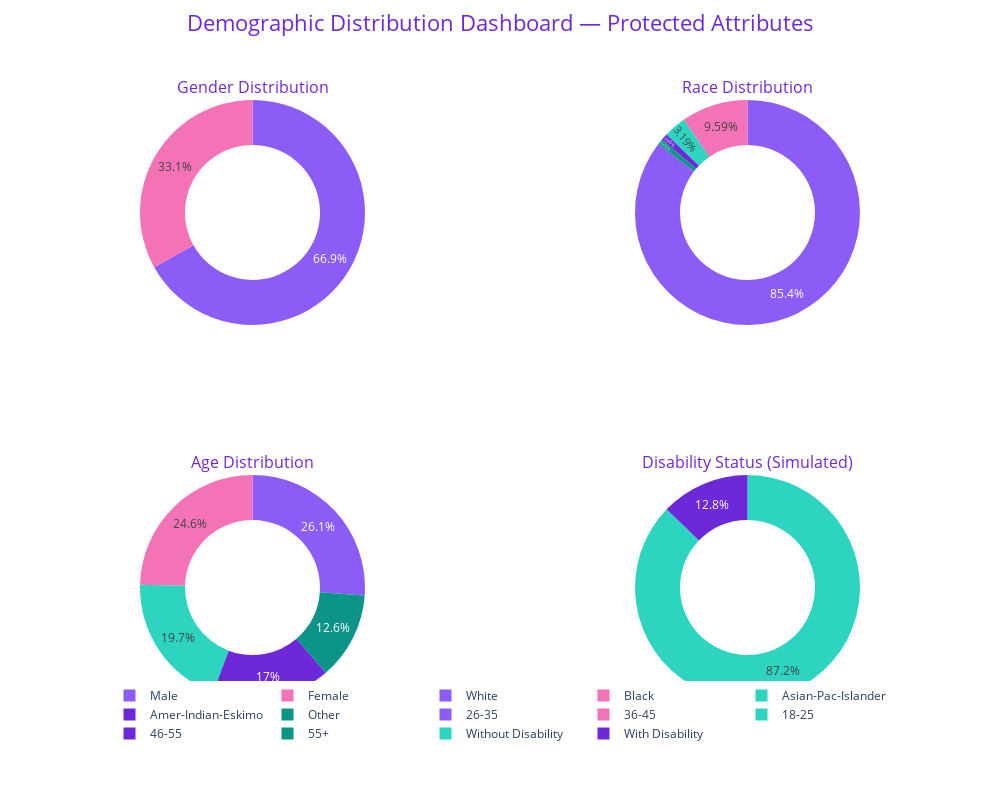
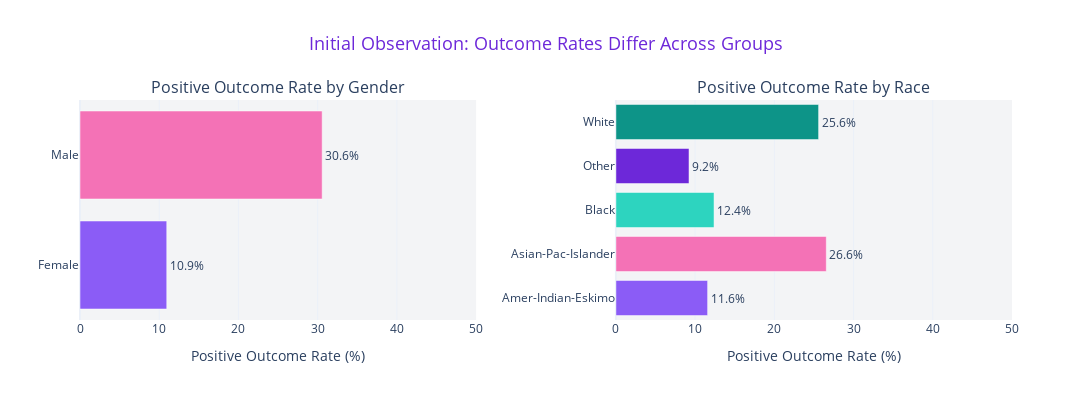

Notebook code for these charts, in order:
### Code cell
# =============================================================================
# CELL 6: DEMOGRAPHIC DISTRIBUTION VISUALIZATIONS
# =============================================================================
# Beautiful donut charts showing the distribution of protected attributes
# =============================================================================

display(HTML("""
<div class="section-header">
    Section 3: Demographic Distribution Analysis
</div>
"""))

display(HTML("""
<div class="legal-box">
    <div class="legal-box-title">Legal Context: Employment Equity Act</div>
    <p style="margin: 0; color: #374151;">
        Under the Employment Equity Act, designated employers must analyze workforce demographics 
        to ensure representation reflects the economically active population. Understanding the 
        demographic composition of training data is essential for identifying potential sources of bias.
    </p>
</div>
"""))

# =============================================================================
# DONUT CHART FUNCTION
# =============================================================================

def create_donut_chart(values, labels, title, colors, center_text=""):
    """Create a beautiful donut chart with custom styling."""
    fig = go.Figure(data=[go.Pie(
        labels=labels,
        values=values,
        hole=0.65,
        marker=dict(colors=colors, line=dict(color='white', width=3)),
        textinfo='percent+label',
        textposition='outside',
        textfont=dict(size=12, color=COLORS['dark_gray']),
        hovertemplate="<b>%{label}</b><br>Count: %{value:,}<br>Percentage: %{percent}<extra></extra>",
        pull=[0.02] * len(values)
    )])
    
    fig.add_annotation(
        text=center_text,
        font=dict(size=16, color=COLORS['dark_purple'], family="Inter"),
        showarrow=False, x=0.5, y=0.5
    )
    
    fig.update_layout(
        title=dict(text=title, font=dict(size=18, color=COLORS['dark_purple']), x=0.5, xanchor='center'),
        showlegend=True,
        legend=dict(orientation="h", yanchor="bottom", y=-0.15, xanchor="center", x=0.5),
        paper_bgcolor=COLORS['white'],
        margin=dict(t=80, b=80, l=40, r=40),
        height=450, width=500
    )
    return fig

# =============================================================================
# CREATE COMBINED DASHBOARD
# =============================================================================

gender_counts = processed_data['sex'].value_counts()
race_counts = processed_data['race'].value_counts()
age_counts = processed_data['age_group'].value_counts().sort_index()
disability_counts = processed_data['disability'].value_counts()
disability_labels = ['Without Disability', 'With Disability']

race_colors = [COLORS['purple'], COLORS['pink'], COLORS['teal'], 
               COLORS['dark_purple'], COLORS['dark_teal']]

fig_combined = make_subplots(
    rows=2, cols=2,
    specs=[[{"type": "pie"}, {"type": "pie"}],
           [{"type": "pie"}, {"type": "pie"}]],
    subplot_titles=("Gender Distribution", "Race Distribution",
                    "Age Distribution", "Disability Status (Simulated)")
)

# Add Gender
fig_combined.add_trace(
    go.Pie(labels=gender_counts.index.tolist(),
           values=gender_counts.values.tolist(),
           hole=0.6,
           marker=dict(colors=[COLORS['purple'], COLORS['pink']]),
           textinfo='percent', textposition='inside', name='Gender'),
    row=1, col=1
)

# Add Race
fig_combined.add_trace(
    go.Pie(labels=race_counts.index.tolist(),
           values=race_counts.values.tolist(),
           hole=0.6,
           marker=dict(colors=race_colors[:len(race_counts)]),
           textinfo='percent', textposition='inside', name='Race'),
    row=1, col=2
)

# Add Age
fig_combined.add_trace(
    go.Pie(labels=age_counts.index.tolist(),
           values=age_counts.values.tolist(),
           hole=0.6,
           marker=dict(colors=[COLORS['teal'], COLORS['purple'], COLORS['pink'], 
                               COLORS['dark_purple'], COLORS['dark_teal']]),
           textinfo='percent', textposition='inside', name='Age'),
    row=2, col=1
)

# Add Disability
fig_combined.add_trace(
    go.Pie(labels=disability_labels,
           values=disability_counts.values.tolist(),
           hole=0.6,
           marker=dict(colors=[COLORS['teal'], COLORS['dark_purple']]),
           textinfo='percent', textposition='inside', name='Disability'),
    row=2, col=2
)

fig_combined.update_layout(
    title=dict(
        text="Demographic Distribution Dashboard — Protected Attributes",
        font=dict(size=22, color=COLORS['dark_purple']),
        x=0.5, xanchor='center', y=0.98
    ),
    showlegend=True,
    legend=dict(orientation="h", yanchor="bottom", y=-0.08, xanchor="center", x=0.5),
    paper_bgcolor=COLORS['white'],
    height=800, width=1000,
    margin=dict(t=100, b=100, l=50, r=50)
)

for annotation in fig_combined['layout']['annotations']:
    annotation['font'] = dict(size=16, color=COLORS['dark_purple'])

fig_combined.show()

# =============================================================================
# OUTCOME RATES BY GROUP
# =============================================================================

display(HTML("""<div class="subsection-header">Positive Outcome Rates by Demographic Group</div>"""))

gender_outcomes = processed_data.groupby('sex')['target'].agg(['mean', 'count'])
gender_outcomes['mean'] = (gender_outcomes['mean'] * 100).round(2)

race_outcomes = processed_data.groupby('race')['target'].agg(['mean', 'count'])
race_outcomes['mean'] = (race_outcomes['mean'] * 100).round(2)

fig_outcomes = make_subplots(
    rows=1, cols=2,
    subplot_titles=("Positive Outcome Rate by Gender", "Positive Outcome Rate by Race"),
    horizontal_spacing=0.15
)

fig_outcomes.add_trace(
    go.Bar(
        y=gender_outcomes.index.tolist(),
        x=gender_outcomes['mean'].tolist(),
        orientation='h',
        marker=dict(color=[COLORS['purple'], COLORS['pink']]),
        text=[f"{x:.1f}%" for x in gender_outcomes['mean']],
        textposition='outside', name='Gender'
    ),
    row=1, col=1
)

fig_outcomes.add_trace(
    go.Bar(
        y=race_outcomes.index.tolist(),
        x=race_outcomes['mean'].tolist(),
        orientation='h',
        marker=dict(color=race_colors[:len(race_outcomes)]),
        text=[f"{x:.1f}%" for x in race_outcomes['mean']],
        textposition='outside', name='Race'
    ),
    row=1, col=2
)

fig_outcomes.update_layout(
    title=dict(
        text="Initial Observation: Outcome Rates Differ Across Groups",
        font=dict(size=18, color=COLORS['dark_purple']),
        x=0.5, xanchor='center'
    ),
    showlegend=False,
    paper_bgcolor=COLORS['white'],
    plot_bgcolor=COLORS['light_gray'],
    height=400, width=1100
)

fig_outcomes.update_xaxes(title_text="Positive Outcome Rate (%)", range=[0, 50])
fig_outcomes.show()

display(HTML("""
<div class="key-finding">
    <div class="key-finding-title">Key Observation for Stakeholders</div>
    <p style="margin: 0; color: #374151; line-height: 1.7;">
        <strong>What does this mean?</strong> Before we even train our AI model, we can see that 
        positive outcomes are not equally distributed across demographic groups:
        <br><br>
        • <strong>Gender Gap:</strong> Men have a significantly higher positive outcome rate than women<br>
        • <strong>Race Gap:</strong> White individuals have higher positive outcome rates than other groups<br>
        <br>
        <em>This reflects historical inequities in the data. The question is: will our AI model 
        perpetuate or amplify these disparities?</em>
    </p>
</div>
"""))

display(HTML('<div class="section-divider"></div>'))

### Figure 1 — Plotly figure (JSON) as saved in the notebook; plotly's stock layout.template omitted (floating-point values rounded to 4 significant figures)
{"data": [{"domain": {"x": [0, 0.45], "y": [0.625, 1]}, "hole": 0.6, "labels": ["Male", "Female"], "marker": {"colors": ["#8B5CF6", "#F472B6"]}, "name": "Gender", "textinfo": "percent", "textposition": "inside", "type": "pie", "values": [21790, 10771]}, {"domain": {"x": [0.55, 1], "y": [0.625, 1]}, "hole": 0.6, "labels": ["White", "Black", "Asian-Pac-Islander", "Amer-Indian-Eskimo", "Other"], "marker": {"colors": ["#8B5CF6", "#F472B6", "#2DD4BF", "#6D28D9", "#0D9488"]}, "name": "Race", "textinfo": "percent", "textposition": "inside", "type": "pie", "values": [27816, 3124, 1039, 311, 271]}, {"domain": {"x": [0, 0.45], "y": [0, 0.375]}, "hole": 0.6, "labels": ["18-25", "26-35", "36-45", "46-55", "55+"], "marker": {"colors": ["#2DD4BF", "#8B5CF6", "#F472B6", "#6D28D9", "#0D9488"]}, "name": "Age", "textinfo": "percent", "textposition": "inside", "type": "pie", "values": [6411, 8514, 8009, 5538, 4089]}, {"domain": {"x": [0.55, 1], "y": [0, 0.375]}, "hole": 0.6, "labels": ["Without Disability", "With Disability"], "marker": {"colors": ["#2DD4BF", "#6D28D9"]}, "name": "Disability", "textinfo": "percent", "textposition": "inside", "type": "pie", "values": [28403, 4158]}], "layout": {"annotations": [{"font": {"color": "#6D28D9", "size": 16}, "showarrow": false, "text": "Gender Distribution", "x": 0.225, "xanchor": "center", "xref": "paper", "y": 1, "yanchor": "bottom", "yref": "paper"}, {"font": {"color": "#6D28D9", "size": 16}, "showarrow": false, "text": "Race Distribution", "x": 0.775, "xanchor": "center", "xref": "paper", "y": 1, "yanchor": "bottom", "yref": "paper"}, {"font": {"color": "#6D28D9", "size": 16}, "showarrow": false, "text": "Age Distribution", "x": 0.225, "xanchor": "center", "xref": "paper", "y": 0.375, "yanchor": "bottom", "yref": "paper"}, {"font": {"color": "#6D28D9", "size": 16}, "showarrow": false, "text": "Disability Status (Simulated)", "x": 0.775, "xanchor": "center", "xref": "paper", "y": 0.375, "yanchor": "bottom", "yref": "paper"}], "height": 800, "legend": {"orientation": "h", "x": 0.5, "xanchor": "center", "y": -0.08, "yanchor": "bottom"}, "margin": {"b": 100, "l": 50, "r": 50, "t": 100}, "paper_bgcolor": "#FFFFFF", "showlegend": true, "title": {"font": {"color": "#6D28D9", "size": 22}, "text": "Demographic Distribution Dashboard — Protected Attributes", "x": 0.5, "xanchor": "center", "y": 0.98}, "width": 1000}}

### Figure 2 — Plotly figure (JSON) as saved in the notebook; plotly's stock layout.template omitted (floating-point values rounded to 4 significant figures)
{"data": [{"marker": {"color": ["#8B5CF6", "#F472B6"]}, "name": "Gender", "orientation": "h", "text": ["10.9%", "30.6%"], "textposition": "outside", "type": "bar", "x": [10.95, 30.57], "xaxis": "x", "y": ["Female", "Male"], "yaxis": "y"}, {"marker": {"color": ["#8B5CF6", "#F472B6", "#2DD4BF", "#6D28D9", "#0D9488"]}, "name": "Race", "orientation": "h", "text": ["11.6%", "26.6%", "12.4%", "9.2%", "25.6%"], "textposition": "outside", "type": "bar", "x": [11.58, 26.56, 12.39, 9.23, 25.59], "xaxis": "x2", "y": ["Amer-Indian-Eskimo", "Asian-Pac-Islander", "Black", "Other", "White"], "yaxis": "y2"}], "layout": {"annotations": [{"font": {"size": 16}, "showarrow": false, "text": "Positive Outcome Rate by Gender", "x": 0.2125, "xanchor": "center", "xref": "paper", "y": 1, "yanchor": "bottom", "yref": "paper"}, {"font": {"size": 16}, "showarrow": false, "text": "Positive Outcome Rate by Race", "x": 0.7875, "xanchor": "center", "xref": "paper", "y": 1, "yanchor": "bottom", "yref": "paper"}], "height": 400, "paper_bgcolor": "#FFFFFF", "plot_bgcolor": "#F3F4F6", "showlegend": false, "title": {"font": {"color": "#6D28D9", "size": 18}, "text": "Initial Observation: Outcome Rates Differ Across Groups", "x": 0.5, "xanchor": "center"}, "width": 1100, "xaxis": {"anchor": "y", "domain": [0, 0.425], "range": [0, 50], "title": {"text": "Positive Outcome Rate (%)"}}, "xaxis2": {"anchor": "y2", "domain": [0.575, 1], "range": [0, 50], "title": {"text": "Positive Outcome Rate (%)"}}, "yaxis": {"anchor": "x", "domain": [0, 1]}, "yaxis2": {"anchor": "x2", "domain": [0, 1]}}}
